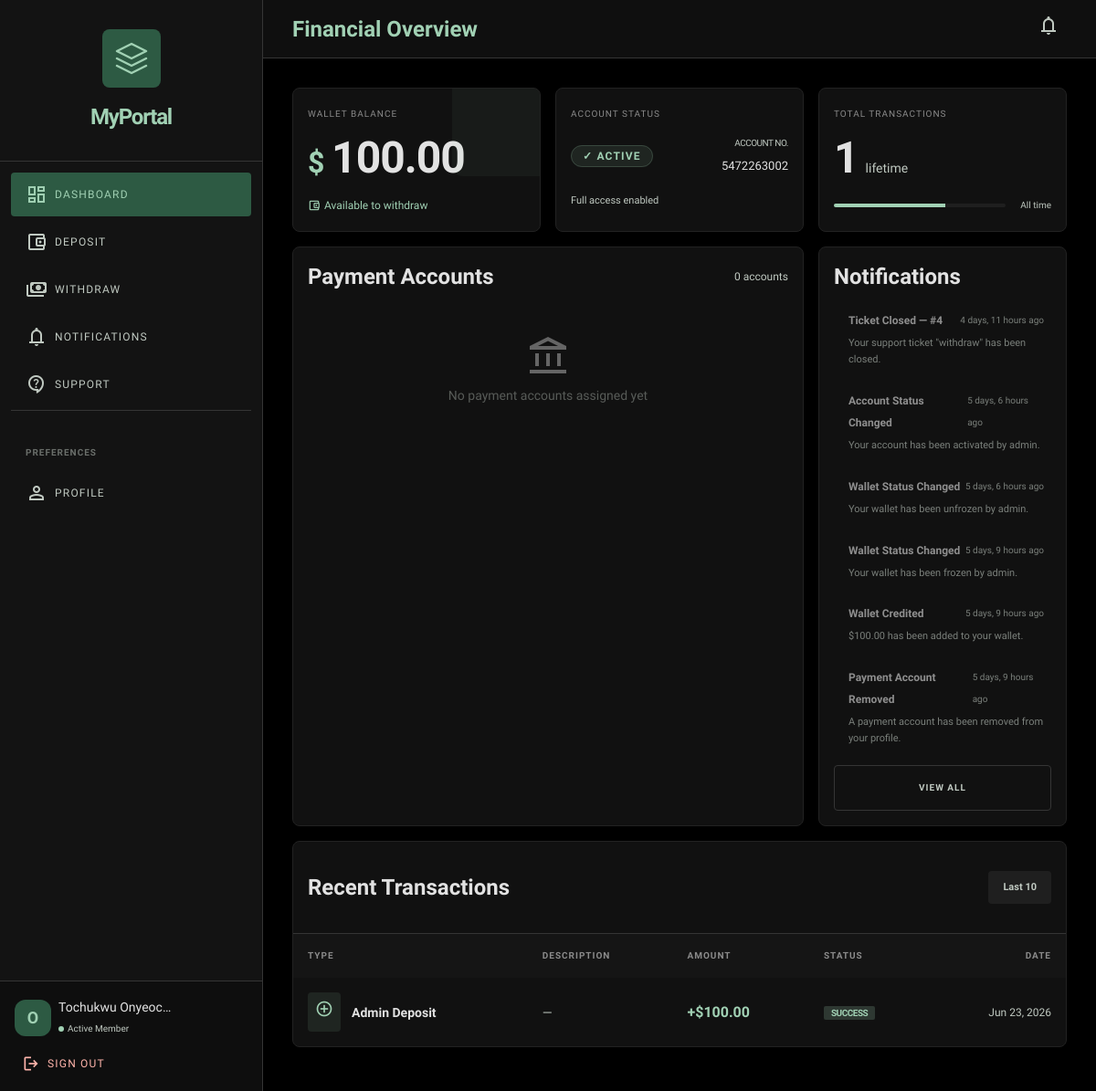
The page /dashboard/ (signed in) on the database as committed earlier.
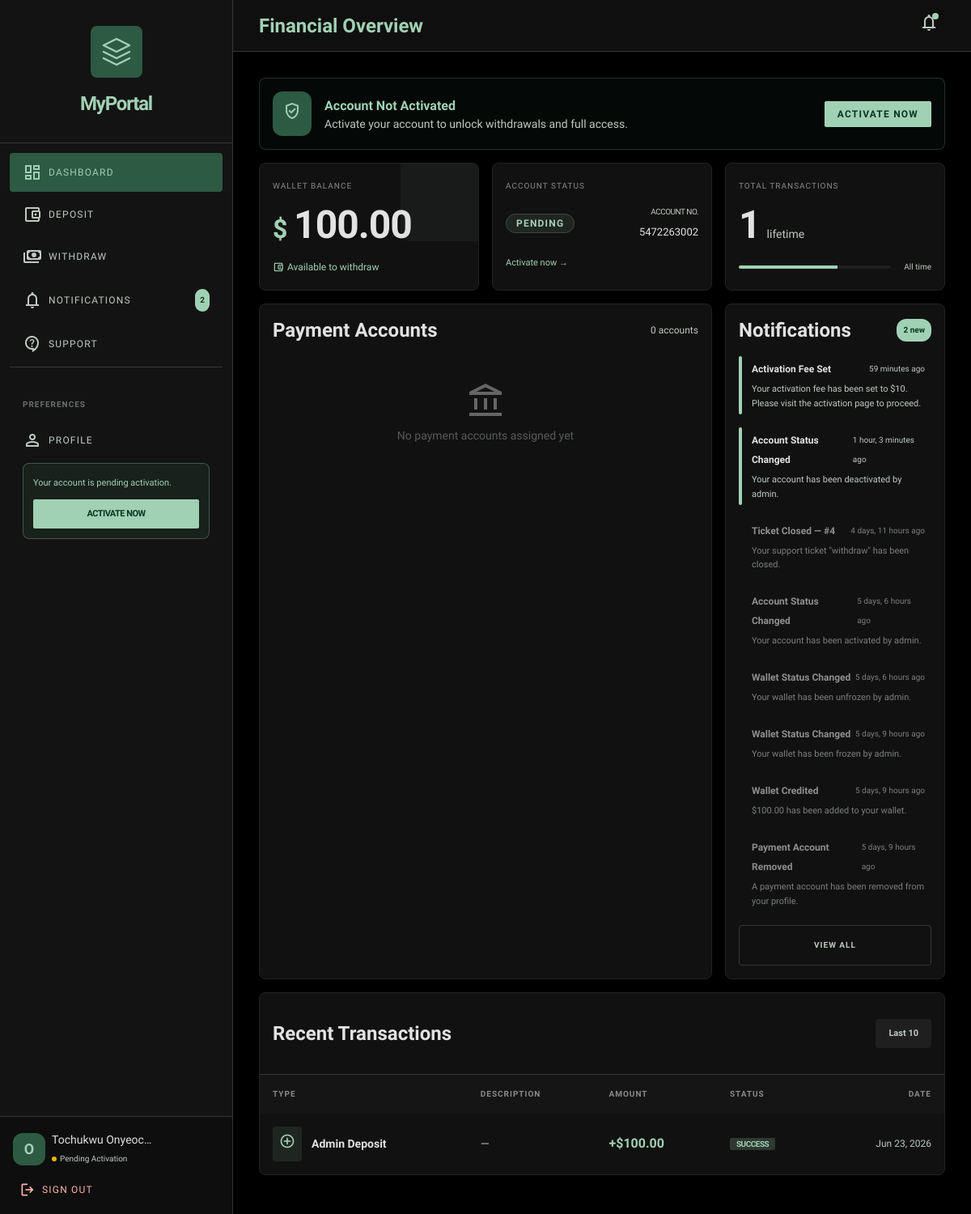
The same page on the database as committed later.
### USDT/models.py (models this page shows, shortened)
class User(AbstractUser):
    ROLE_CHOICES = (
        ('admin', 'Admin'),
        ('user', 'User'),
    )
    phone = models.CharField(max_length=20, blank=True)
    role = models.CharField(max_length=10, choices=ROLE_CHOICES, default='user')
    account_activated = models.BooleanField(default=False)
    date_of_birth = models.DateField(null=True, blank=True)
    address = models.TextField(blank=True)
    account_number = models.CharField(max_length=20, unique=True, blank=True)
    created_at = models.DateTimeField(auto_now_add=True)
    @property
    def is_admin_user(self):
        return self.role == 'admin'

class Notification(models.Model):
    user = models.ForeignKey(
        settings.AUTH_USER_MODEL,
        on_delete=models.CASCADE,
        related_name='notifications'
    )
    title = models.CharField(max_length=255)
    message = models.TextField()
    is_read = models.BooleanField(default=False)
    created_at = models.DateTimeField(auto_now_add=True)
    class Meta:
        ordering = ['-created_at']

class Transaction(models.Model):
    TYPES = (
        ('deposit', 'Deposit'),
        ('admin_deposit', 'Admin Deposit'),
        ('activation_fee', 'Activation Fee'),
        ('withdrawal', 'Withdrawal'),
        ('transfer', 'Transfer'),
    )
    STATUS = (
        ('pending', 'Pending'),
        ('success', 'Success'),
        ('failed', 'Failed'),
    )
    user = models.ForeignKey(
        settings.AUTH_USER_MODEL,
        on_delete=models.CASCADE,
        related_name='transactions'
    )
    amount = models.DecimalField(max_digits=20, decimal_places=2)
    transaction_type = models.CharField(max_length=30, choices=TYPES)
    status = models.CharField(max_length=20, choices=STATUS, default='pending')
    reference = models.UUIDField(default=uuid.uuid4, editable=False, unique=True)
    description = models.TextField(blank=True)
    performed_by = models.ForeignKey(
        settings.AUTH_USER_MODEL,
        on_delete=models.SET_NULL,
        null=True, blank=True,
        related_name='performed_transactions'
    )
    created_at = models.DateTimeField(auto_now_add=True)
    class Meta:
        ordering = ['-created_at']

### USDT/views.py (the view)
# urls.py: path('dashboard/', views.dashboard, name='dashboard'),
@login_required
def dashboard(request):
    if request.user.is_admin_user:
        return redirect('admin-dashboard')
    wallet, _ = Wallet.objects.get_or_create(user=request.user)
    notifications = Notification.objects.filter(
        user=request.user).order_by('-created_at')[:10]
    transactions = Transaction.objects.filter(
        user=request.user).order_by('-created_at')[:10]
    payment_accounts = PaymentAccount.objects.filter(
        user=request.user, is_active=True)
    unread_notifications = Notification.objects.filter(
        user=request.user, is_read=False).count()
    return render(request, 'user/dashboard.html', {
        'wallet': wallet,
        'notifications': notifications,
        'transactions': transactions,
        'payment_accounts': payment_accounts,
        'unread_notifications': unread_notifications,
    })

### USDT/templates/user/dashboard.html (shortened to what the changed rows need)
<!DOCTYPE html>
<html class="dark" lang="en">
<head>
<script src="https://cdn.tailwindcss.com?plugins=forms,container-queries"></script>
<script id="tailwind-config">
  tailwind.config = {
    darkMode: "class",
    theme: {
      extend: {
        "colors": {
          "primary-fixed-dim": "#a1d1b4",
          "on-surface-variant": "#c0c9c1",
          "primary": "#a1d1b4",
          "surface-container-high": "#2a2a2a",
          "on-secondary-fixed-variant": "#474746",
          "tertiary-fixed-dim": "#a4d1b6",
          "tertiary": "#a4d1b6",
          "error-container": "#93000a",
          "secondary": "#c8c6c5",
          "primary-container": "#2d5a43",
          "on-error": "#690005",
          "secondary-container": "#474746",
          "background": "#131313",
          "surface-container-low": "#1b1b1b",
          "on-background": "#e2e2e2",
          "inverse-on-surface": "#303030",
          "inverse-primary": "#3a674f",
          "surface-tint": "#a1d1b4",
          "on-secondary-fixed": "#1c1b1b",
          "on-error-container": "#ffdad6",
          "surface": "#131313",
          "on-primary-fixed": "#002112",
          "on-surface": "#e2e2e2",
          "surface-container-lowest": "#0e0e0e",
          "tertiary-container": "#305944",
          "on-tertiary-fixed": "#002113",
          "primary-fixed": "#bceecf",
          "on-secondary-container": "#b7b5b4",
          "outline-variant": "#414943",
          "error": "#ffb4ab",
          "secondary-fixed": "#e5e2e1",
          "on-secondary": "#313030",
          "on-primary-container": "#9fcfb2",
          "on-primary": "#063824",
          "surface-dim": "#131313",
          "inverse-surface": "#e2e2e2",
          "surface-container": "#1f1f1f",
          "on-tertiary-container": "#a1ceb3",
          "outline": "#8b938c",
          "surface-bright": "#393939",
          "on-tertiary": "#0c3825",
          "on-primary-fixed-variant": "#224f39",
          "surface-variant": "#353535",
          "on-tertiary-fixed-variant": "#254f3a",
          "secondary-fixed-dim": "#c8c6c5",
          "tertiary-fixed": "#bfedd1",
          "surface-container-highest": "#353535"
        },
        "borderRadius": {
          "DEFAULT": "0.125rem","lg": "0.25rem","xl": "0.5rem","full": "0.75rem"
        },
        "spacing": {
          "container-padding": "24px","stack-md": "12px","base": "8px",
          "gutter": "16px","stack-sm": "4px","stack-lg": "32px"
        },
        "fontFamily": {
          "headline-xl": ["Hanken Grotesk"],"body-md": ["Hanken Grotesk"],
          "mono-data": ["Geist"],"body-lg": ["Hanken Grotesk"],
          "headline-md": ["Hanken Grotesk"],"label-sm": ["Geist"],
          "headline-lg": ["Hanken Grotesk"]
        },
        "fontSize": {
          "headline-xl": ["48px", {"lineHeight": "56px","letterSpacing": "-0.02em","fontWeight": "700"}],
          "body-md": ["16px", {"lineHeight": "24px","fontWeight": "400"}],
          "mono-data": ["14px", {"lineHeight": "20px","fontWeight": "400"}],
          "body-lg": ["18px", {"lineHeight": "28px","fontWeight": "400"}],
          "headline-md": ["24px", {"lineHeight": "32px","fontWeight": "600"}],
          "label-sm": ["12px", {"lineHeight": "16px","letterSpacing": "0.05em","fontWeight": "500"}],
          "headline-lg": ["32px", {"lineHeight": "40px","letterSpacing": "-0.01em","fontWeight": "600"}]
        }
      },
    },
  }
</script>
</head>
<body class="font-body-md text-body-md antialiased overflow-x-hidden">
<aside class="fixed left-0 top-0 h-full w-72 flex flex-col z-50 border-r border-surface-container-highest bg-background transform -translate-x-full transition-transform duration-300 md:translate-x-0" id="sidebar">
  <div class="flex-1 overflow-y-auto custom-scrollbar px-stack-md py-stack-md space-y-1">
    <nav class="space-y-1">
      <a class="flex items-center gap-base px-gutter py-stack-md text-on-surface-variant hover:bg-surface-container-high hover:text-on-surface rounded-lg transition-all duration-200" href="{% url 'notifications' %}">
        <span class="material-symbols-outlined">notifications</span>
        <span class="font-label-sm text-label-sm uppercase tracking-widest">Notifications</span>
        {% if unread_notifications > 0 %}
        <span class="ml-auto bg-primary text-on-primary px-1.5 py-0.5 rounded-full text-[10px] font-bold">{{ unread_notifications }}</span>
        {% endif %}
      </a>
    </nav>
    {% if not request.user.account_activated %}
    <div class="mt-stack-lg px-gutter">
      <div class="bg-primary-container/20 border border-primary/30 rounded-xl p-stack-md">
        <p class="text-[11px] text-primary mb-2 font-medium">Your account is pending activation.</p>
        <a href="{% url 'activate-account' %}" class="block w-full bg-primary text-on-primary text-[11px] font-bold py-1.5 rounded uppercase tracking-tighter hover:opacity-90 transition-opacity text-center">Activate Now</a>
      </div>
    </div>
    {% endif %}
  </div>
  <div class="mt-auto border-t border-surface-container-highest bg-surface-container-lowest p-gutter">
    <div class="flex items-center gap-base mb-stack-md">
      <div class="flex flex-col">
        <div class="flex items-center gap-1">
          <span class="w-1.5 h-1.5 {% if request.user.account_activated %}bg-primary{% else %}bg-yellow-500{% endif %} rounded-full"></span>
          <span class="text-[10px] text-on-surface-variant font-mono-data">
            {% if request.user.account_activated %}Active Member{% else %}Pending Activation{% endif %}
          </span>
        </div>
      </div>
    </div>
  </div>
</aside>
<header class="fixed top-0 right-0 md:left-72 left-0 h-16 z-30 flex justify-between items-center px-gutter md:px-stack-lg border-b border-surface-container-highest bg-background/80 backdrop-blur-xl">
  <div class="flex items-center gap-base">
    <h1 class="font-headline-md text-headline-md font-bold text-primary">Financial Overview</h1>
  </div>
  <div class="flex items-center gap-stack-md">
    <a href="{% url 'notifications' %}" class="p-2 text-on-surface-variant hover:bg-surface-container-high hover:text-on-surface rounded-full transition-all relative">
      <span class="material-symbols-outlined">notifications</span>
      {% if unread_notifications > 0 %}
      <span class="absolute top-2 right-2 w-2 h-2 bg-primary rounded-full"></span>
      {% endif %}
    </a>
  </div>
</header>
<main class="pt-24 pb-12 px-gutter md:px-stack-lg md:ml-72 min-h-screen">
  <div class="max-w-7xl mx-auto space-y-gutter">
    {% if not request.user.account_activated %}
    <div class="glass-card bg-primary-container/10 border-primary/20 p-gutter rounded-xl flex items-center gap-gutter">
      <div class="p-3 bg-primary-container text-on-primary-container rounded-full">
        <span class="material-symbols-outlined">verified_user</span>
      </div>
      <div>
        <h4 class="font-bold text-primary">Account Not Activated</h4>
        <p class="text-sm text-on-surface-variant">Activate your account to unlock withdrawals and full access.</p>
      </div>
      <a href="{% url 'activate-account' %}" class="ml-auto px-4 py-2 bg-primary text-on-primary text-xs font-bold rounded uppercase tracking-widest hover:opacity-90">Activate Now</a>
    </div>
    {% endif %}
    <div class="grid grid-cols-1 md:grid-cols-3 gap-gutter">
      <div class="glass-card p-gutter rounded-xl">
        <div class="flex items-center gap-gutter mt-2">
          <div class="flex-1">
            {% if request.user.account_activated %}
            <span class="px-stack-md py-1 bg-primary/10 text-primary border border-primary/20 rounded-full text-xs font-bold uppercase tracking-widest">✓ Active</span>
            {% else %}
            <span class="px-stack-md py-1 bg-tertiary/10 text-tertiary border border-tertiary/20 rounded-full text-xs font-bold uppercase tracking-widest">Pending</span>
            {% endif %}
          </div>
        </div>
        <div class="mt-stack-md">
          {% if not request.user.account_activated %}
          <a href="{% url 'activate-account' %}" class="text-[11px] text-primary hover:underline">Activate now →</a>
          {% else %}
          <span class="text-[11px] text-on-surface-variant">Full access enabled</span>
          {% endif %}
        </div>
      </div>
    </div>
    <div class="grid grid-cols-1 lg:grid-cols-3 gap-gutter">
      <div class="glass-card p-gutter rounded-xl flex flex-col">
        <div class="flex justify-between items-center mb-gutter">
          <h3 class="font-headline-md text-headline-md text-on-surface">Notifications</h3>
          {% if unread_notifications > 0 %}
          <span class="bg-primary text-on-primary px-2 py-0.5 rounded-full text-[10px] font-bold">{{ unread_notifications }} new</span>
          {% endif %}
        </div>
        <div class="space-y-4 flex-1 overflow-y-auto custom-scrollbar pr-2">
          {% for n in notifications %}
          <div class="relative pl-gutter py-1 {% if not n.is_read %}opacity-100{% else %}opacity-60{% endif %}">
            {% if not n.is_read %}
            <div class="absolute left-0 top-0 bottom-0 w-1 bg-primary rounded-full"></div>
            {% endif %}
            <div class="flex justify-between items-start mb-1">
              <span class="text-[12px] font-bold text-on-surface">{{ n.title }}</span>
              <span class="text-[10px] text-on-surface-variant">{{ n.created_at|timesince }} ago</span>
            </div>
            <p class="text-[11px] text-on-surface-variant leading-relaxed">{{ n.message }}</p>
          </div>
          {% empty %}
          <div class="flex flex-col items-center py-8 opacity-40">
            <span class="material-symbols-outlined text-[48px] mb-2">notifications_none</span>
            <p class="text-sm">No notifications</p>
          </div>
          {% endfor %}
        </div>
      </div>
    </div>
    <div class="glass-card rounded-xl overflow-hidden">
      <div class="overflow-x-auto">
        {% if transactions %}
        <table class="w-full text-left">
          <thead>
            <tr class="bg-surface-container-low/50">
              <th class="px-gutter py-stack-md text-[10px] font-bold text-white/50 uppercase tracking-widest">Type</th>
              <th class="px-gutter py-stack-md text-[10px] font-bold text-white/50 uppercase tracking-widest">Description</th>
              <th class="px-gutter py-stack-md text-[10px] font-bold text-white/50 uppercase tracking-widest">Amount</th>
              <th class="px-gutter py-stack-md text-[10px] font-bold text-white/50 uppercase tracking-widest">Status</th>
              <th class="px-gutter py-stack-md text-[10px] font-bold text-white/50 uppercase tracking-widest text-right">Date</th>
            </tr>
          </thead>
          <tbody class="divide-y divide-surface-container-highest">
            {% for t in transactions %}
            <tr class="hover:bg-white/5 transition-colors group">
              <td class="px-gutter py-gutter">
                <div class="flex items-center gap-stack-md">
                  {% if t.transaction_type == 'admin_deposit' %}
                  <div class="p-2 bg-primary/10 text-primary rounded-lg">
                    <span class="material-symbols-outlined text-[20px]">add_circle</span>
                  </div>
                  {% elif t.transaction_type == 'withdrawal' %}
                  <div class="p-2 bg-error/10 text-error rounded-lg">
                    <span class="material-symbols-outlined text-[20px]">remove_circle</span>
                  </div>
                  {% elif t.transaction_type == 'activation_fee' %}
                  <div class="p-2 bg-tertiary/10 text-tertiary rounded-lg">
                    <span class="material-symbols-outlined text-[20px]">verified_user</span>
                  </div>
                  {% else %}
                  <div class="p-2 bg-secondary/10 text-secondary rounded-lg">
                    <span class="material-symbols-outlined text-[20px]">swap_horiz</span>
                  </div>
                  {% endif %}
                  <span class="font-bold text-sm text-on-surface">{{ t.get_transaction_type_display }}</span>
                </div>
              </td>
              <td class="px-gutter py-gutter text-sm text-on-surface-variant">{{ t.description|default:"—" }}</td>
              <td class="px-gutter py-gutter">
                <span class="font-mono-data font-bold {% if t.transaction_type == 'admin_deposit' %}text-primary{% elif t.transaction_type == 'withdrawal' or t.transaction_type == 'activation_fee' %}text-error{% else %}text-on-surface{% endif %}">
                  {% if t.transaction_type == 'admin_deposit' %}+{% else %}-{% endif %}${{ t.amount }}
                </span>
              </td>
              <td class="px-gutter py-gutter">
                <span class="px-2 py-0.5 rounded text-[10px] font-bold uppercase tracking-tighter
                  {% if t.status == 'success' %}bg-primary/20 text-primary
                  {% elif t.status == 'pending' %}bg-tertiary/20 text-tertiary
                  {% else %}bg-surface-container text-on-surface-variant{% endif %}">
                  {{ t.status }}
                </span>
              </td>
              <td class="px-gutter py-gutter text-right text-[12px] text-on-surface-variant font-mono-data">
                {{ t.created_at|date:"M d, Y" }}
              </td>
            </tr>
            {% endfor %}
          </tbody>
        </table>
        {% endif %}
      </div>
    </div>
  </div>
</main>
</body>
</html>

Rows that differ between the two databases and show on the page:
changed User "Tochukwu": account_activated True → False (drawn)
added Notification: is_read False (drawn), title "Activation Fee Set", created_at "59 minutes", message "Your activation fee has been set to $10. Please visit the activation page to proceed."
added Notification: is_read False (drawn), title "Account Status Changed", created_at "1 hour, 3 minutes", message "Your account has been deactivated by admin."
Other text that changed with them:
{{ unread_notifications }}: (not shown) → "2"
text no longer shown: "Active Member ✓ ACTIVE Full access enabled"
text now shown: "Your account is pending activation. ACTIVATE NOW Pending Activation Account Not Activated Activate your account to unlock withdrawals and full access. ACTIVATE NOW PENDING Activate now → new"
